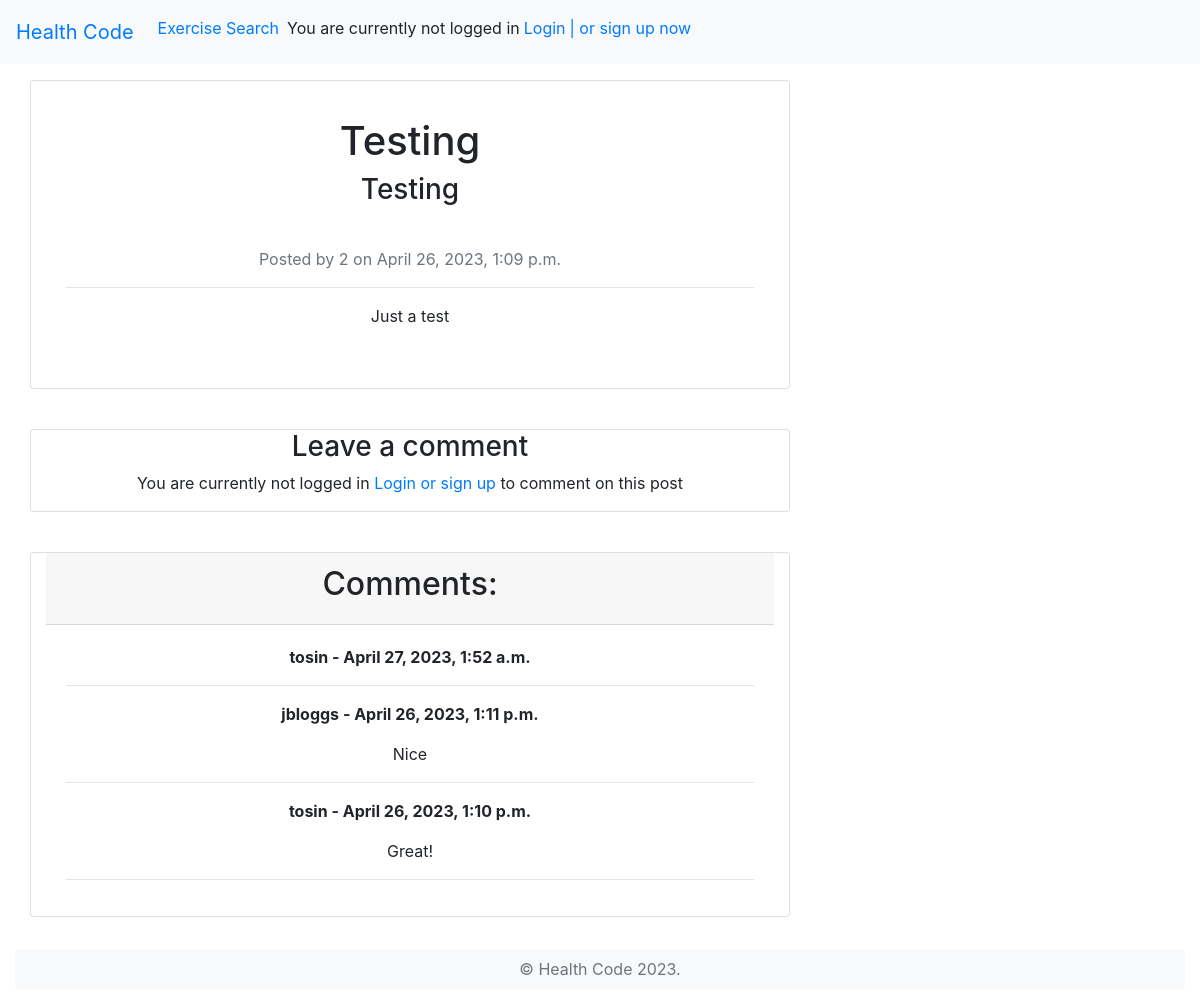
/community/26/, run on the app's committed database.
### community/models.py (models this page shows, shortened)
class Community(models.Model):
    user = models.ForeignKey(settings.AUTH_USER_MODEL, on_delete=models.CASCADE)
    topic= models.CharField(max_length=300)
    title = models.CharField(max_length=100)
    description = models.CharField(max_length=1000,blank=True)
    tags = models.ManyToManyField(Tag, blank=True)
    date_created = models.DateTimeField(auto_now_add=True,null=True)
    date_uploaded = models.DateTimeField(auto_now=True)
    likes = models.ManyToManyField(settings.AUTH_USER_MODEL, related_name='community_like')
    def posts_liked(self):
        return self.likes.count()
    class Meta:
        ordering = ['-date_created']

class Discussion(models.Model):
    user = models.ForeignKey(settings.AUTH_USER_MODEL, on_delete=models.CASCADE)
    community = models.ForeignKey(Community, on_delete=models.CASCADE, related_name='discussions')
    content = models.TextField()
    date_created = models.DateTimeField(auto_now_add=True,null=True)
    class Meta:
        ordering = ['-date_created',]

### calorieTracker/models.py (models this page shows, shortened)
class CustomUser(AbstractUser):
    age = models.DateField(blank=True, null=True)
    goal_weight = models.FloatField(null=True, blank=True)
    current_weight = models.FloatField(null=True, blank=True)
    height = models.FloatField(null=True, blank=True)
    weight_goal = models.CharField(
        max_length=20,
        choices=[('lose', 'Lose Weight'), ('gain', 'Gain Weight'), ('maintain', 'Maintain Weight')],
        null=True, blank=True
    )
    gender = models.CharField(
        max_length=10,
        choices=[('male', 'Male'), ('female', 'Female')],
        null=True, blank=True
    )

### community/views.py (the view, shortened to what this page needs)
# urls.py: path("<int:pk>/", CommunityDetailView.as_view(),name="community_detail"),
class CommunityDetailView(DetailView):
    model = Community
    template_name = 'community_detail.html'
    def get_context_data(self, **kwargs):
        data = super().get_context_data(**kwargs)
        likes_connected = get_object_or_404(Community, id=self.kwargs['pk'])
        liked = False
        if likes_connected.likes.filter(id=self.request.user.id).exists():
            liked = True
        data['number_of_likes'] = likes_connected.posts_liked()
        data['post_is_liked'] = liked
        dicussions_connected = Discussion.objects.filter(
            community=self.get_object())
        data['dicussions'] = dicussions_connected
        if self.request.user.is_authenticated:
            data['dicussion_form'] = DiscussionForm(instance=self.request.user)
        return data

### community/templates/community_detail.html (shortened to what this page needs)
<!DOCTYPE html>
<html lang="en">
<head>
    <link rel="stylesheet" href="https://stackpath.bootstrapcdn.com/bootstrap/4.5.0/css/bootstrap.min.css"
 0>
</head>
<body>
    <header>
        <nav class="navbar bg-light navbar-expand-sm">
            <a href="{% url 'home' %}" class="navbar-brand">Health Code</a>
            <ul class="navbar-nav">
                <li class="nav-item ">
                    <a class="nav-link " href="{% url 'calorieTracker:muscle_search' %}">Exercise Search</a>
                </li>
                {% if user.is_authenticated %}
                <li class="nav-item ">
                    <a class="nav-link" href="{% url 'community:community' %}">Create Post</a>
                </li>
                <li class="nav-item ">
                    <a class="nav-link" href="{% url 'calorieTracker:exercise' %}">Exercise Log</a>
                </li>
                <li class="nav-item ">
                    <a class="nav-link" href="{% url 'calorieTracker:meal' %}">Meal Log</a>
                </li>
                {% else %}
                <p class="login mt-2">You are currently not logged in</p>
                <a href="{% url 'login' %}" class="login mt-2 ml-1"> Login</a>
                <a href="{% url 'calorieTracker:signup' %}" class="login mt-2 ml-1">| or sign up now</a>
                {% endif %}
            </ul>
        </nav>
    </header>
    <div class="container text-center">
        <div class="row">
            <div class="col-md-8 card mb-4  mt-3 left  top">
                <div class="card-body">
                    <p>
                    <h1 class="text-center">{% block title %} {{ community.title }} {% endblock title %}</h1>
                    <h3 class="text-center"> {{ community.topic }}</h3>
                    </p>
                    <br>
                    <p class="   text-muted">Posted by {{ community.user.id }} on {{ community.date_created }}
                    </p>
                    <hr>
                    <p class="card-text ">{{ community.description | safe }}</p>
                    <br>
                </div>
            </div>
            <div class="col-md-8 card mb-4  mt-3 ">
                <h3>Leave a comment</h3>
                <form method="post" enctype="multipart/form-data">
                    {% if user.is_authenticated %}
                    <div class="form-group">
                        {{ form.content }}
                        <textarea type="text" class="form-control {% if form.content.errors %}is-invalid{% endif %}"
                            id="id_content" name="content" cols="20"
                            rows="10">{{ form.content.value|default:"" }}</textarea>
                        {% if form.content.errors %}
                        <div class="invalid-feedback">{{ form.content.errors }}</div>
                        {% endif %}
                    </div>
                    <button type="submit" class="btn btn-info mb-3">
                        {% if update %}Update the post{% else %}post{% endif %}
                    </button>
                    {% else %}
                    <p>You are currently not logged in
                        <a href="{% url 'login' %}"> Login</a>
                        <a href="{% url 'calorieTracker:signup' %}">or sign up </a>
                        to comment on this post
                    </p>
                </form>
                {% endif %}
            </div>
            <div class="col-md-8 card mb-2  mt-3 ">
                <div class="card-header">
                    <h2>Comments: </h2>
                </div>
                <div class="card-body">
                    <div>
                        {% for discussion in community.discussions.all %}
                        <strong>
                            <p>
                                {{ discussion.user }} -
                                {{ discussion.date_created }}
                            </p>
                        </strong>
                        {{ discussion.content }}
                        <hr>
                        {% endfor %}
                    </div>
                </div>
            </div>
        </div>
    </div>
    <br />
    <div class="container-fluid">
        <footer class="rounded bg-light">
            <p class="text-center text-secondary py-2">&copy; Health Code 2023.</p>
        </footer>
    </div>
</body>
</html>

### data on the page
Community: title "Testing", topic "Testing", user.id "2", date_created "April 26, 2023, 1:09 p.m.", description "Just a test"
Discussion: user "tosin", date_created "April 27, 2023, 1:52 a.m."
Discussion: user "jbloggs", date_created "April 26, 2023, 1:11 p.m.", content "Nice"
Discussion: user "tosin", date_created "April 26, 2023, 1:10 p.m.", content "Great!"
